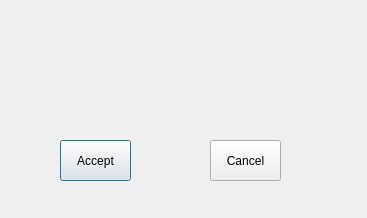
<?xml version="1.0" encoding="UTF-8"?>
<ui version="4.0">
 <class>Dialog</class>
 <widget class="QDialog" name="Dialog">
  <property name="geometry">
   <rect>
    <x>0</x>
    <y>0</y>
    <width>367</width>
    <height>218</height>
   </rect>
  </property>
  <property name="windowTitle">
   <string>Dialog</string>
  </property>
  <property name="styleSheet">
   <string notr="true"/>
  </property>
  <widget class="QPushButton" name="pushButton">
   <property name="geometry">
    <rect>
     <x>60</x>
     <y>140</y>
     <width>71</width>
     <height>41</height>
    </rect>
   </property>
   <property name="text">
    <string>Accept</string>
   </property>
  </widget>
  <widget class="QPushButton" name="pushButton_2">
   <property name="geometry">
    <rect>
     <x>210</x>
     <y>140</y>
     <width>71</width>
     <height>41</height>
    </rect>
   </property>
   <property name="text">
    <string>Cancel</string>
   </property>
  </widget>
 </widget>
 <resources/>
 <connections/>
</ui>
